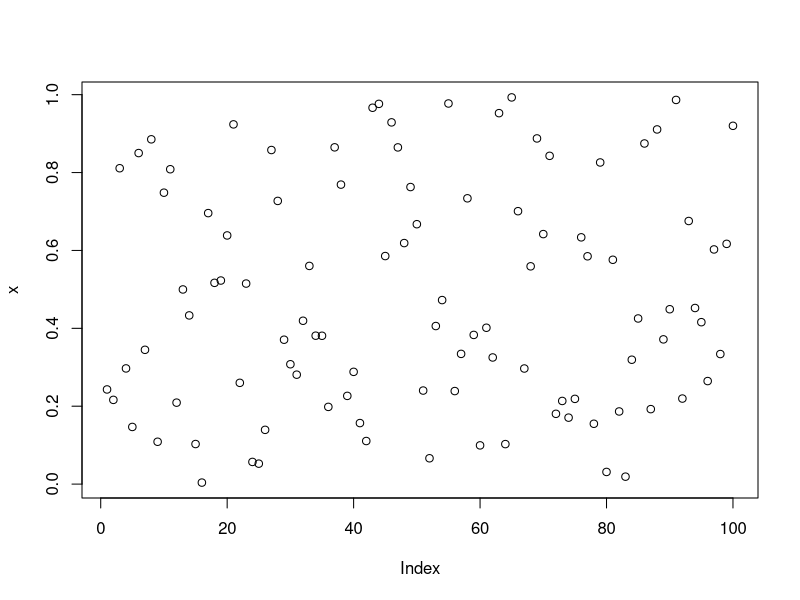

The R source for this figure:
# Dies ist ein Test

3 + 3

x <- runif(100)

plot(x)

y <- c(1,2,3,4,5,6,7)

# Hier noch weitere Infos

5^3

y <- 7*3

333333+44444

# Teständerung Juliane

z <- 4-7
